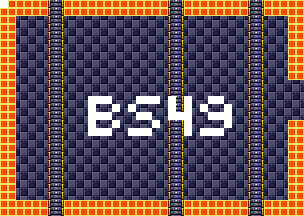

Rendered tile map (Tiled .tmx) drawn with the repository's tilesets; below, a short description and the map source with its tile grids summarised:
An orthogonal 38x27 tile map with 8x8 px tiles, 4 tile layers (background, foreground, room numbers, Objects), 15 tilesets.

<map version="1.5" tiledversion="1.7.1" orientation="orthogonal" renderorder="right-down" width="38" height="27" tilewidth="8" tileheight="8" infinite="0" nextlayerid="11" nextobjectid="1">
 <tileset firstgid="1" source="tilesheets/tsKarniMata.tsx" />
 <tileset firstgid="1025" source="tilesheets/tsVoodooWasp.tsx" />
 <tileset firstgid="2049" source="tilesheets/tsBurial.tsx" />
 <tileset firstgid="3073" source="tilesheets/tsBlueTemple.tsx" />
 <tileset firstgid="4097" source="tilesheets/tsGoddess.tsx" />
 <tileset firstgid="5121" source="tilesheets/tsKonark.tsx" />
 <tileset firstgid="6145" name="sEnemies" tilewidth="8" tileheight="8" tilecount="1024" columns="32">
  <image source="../grapx/tilesheets/sObjects.bmp" trans="ff94ff" width="256" height="256" />
 </tileset>
 <tileset firstgid="7169" source="tilesheets/tsIceTemple.tsx" />
 <tileset firstgid="8193" source="tilesheets/tsLavaArea.tsx" />
 <tileset firstgid="9217" source="tilesheets/tsBossArea.tsx" />
 <tileset firstgid="10241" source="tilesheets/tsPegu.tsx" />
 <tileset firstgid="11265" source="tilesheets/sTiwanakuTemple.tsx" />
 <tileset firstgid="12289" source="tilesheets/sIndraTemple.tsx" />
 <tileset firstgid="13313" source="tilesheets/sTeleport.tsx" />
 <tileset firstgid="14337" source="tilesheets/sObjects.tsx" />
 <layer id="2" name="background" width="38" height="27">
  <data>[1026 cells, 1026 non-empty, 2 distinct tile ids]</data>
 </layer>
 <layer id="1" name="foreground" width="38" height="27">
  <data>[1026 cells, 372 non-empty, 3 distinct tile ids]</data>
 </layer>
 <layer id="7" name="room numbers" width="38" height="27">
  <data>[1026 cells, 44 non-empty, 1 distinct tile ids]</data>
 </layer>
 <layer id="10" name="Objects" width="38" height="27">
  <data>[1026 cells, 0 non-empty, 0 distinct tile ids]</data>
 </layer>
</map>
